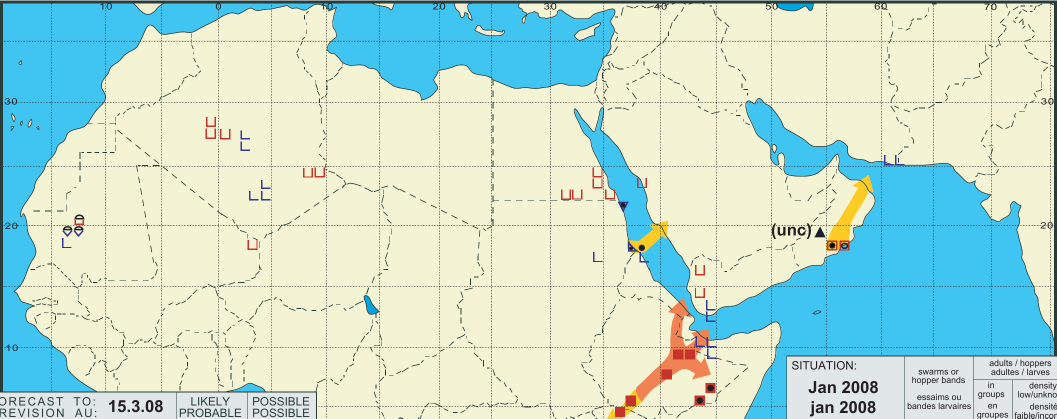
#> input picture map_data/imgs/DL352e.png, 2114 x 837 px (shown at 1/2 size); its folder holds only this picture in this run
$ python temp.py   (Python 2 division)
#> lines starting #> are read from the running program, lines starting #| are printed output that depends on the picture
import cv2
import numpy as np
import os
import pandas as pd
from matplotlib import pyplot as plt

threshold = 0.8

def analyze(foldername, l, u):
	# Dictionary of points for pandas
#> called with foldername = 'blackmask'
	lst = {"image": [], "template": [], "pt0":[], "pt1":[]}

	# Go through the images collected
	for image in os.listdir('imgs'):
		print image
		# Ignore non-png files
		if image[-3:] != 'png': continue
		img_rgb = cv2.imread('imgs/' + image)
#> img_rgb is the input picture: shape (837, 2114, 3); mean B, G, R 210.5, 222.4, 195

		lower = np.array(l, dtype = 'uint8')
		upper = np.array(u, dtype = 'uint8')

		# Threshold
		mask = cv2.inRange(img_rgb, lower, upper)
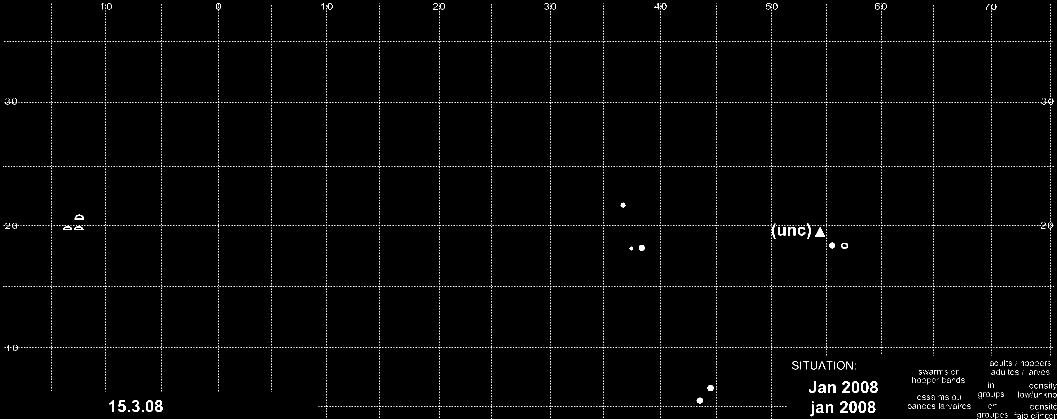
#> mask: shape (837, 2114) (shown at 1/2 size); 1.2% white in thin lines or dots

		# Scroll through templates
#> (the run stopped early here; a loop or call above may not have finished)

$ run again, on map_data/imgs/DL358e.png
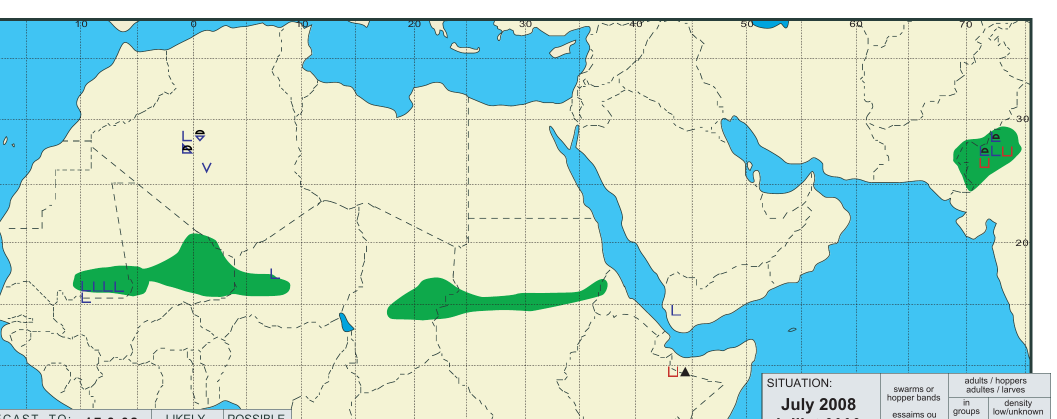
#> input picture map_data/imgs/DL358e.png, 2114 x 837 px (shown at 1/2 size)
#> in analyze, img_rgb is the input picture: shape (837, 2114, 3); mean B, G, R 211.5, 224.8, 194.6
#> in analyze, `mask = cv2.inRange(img_rgb, lower, upper)`:
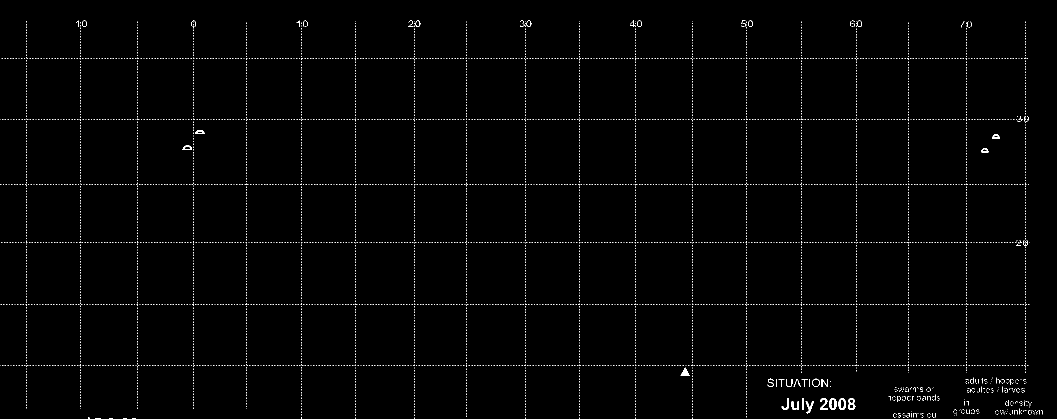
#> mask: shape (837, 2114) (shown at 1/2 size); 0.98% white in thin lines or dots
